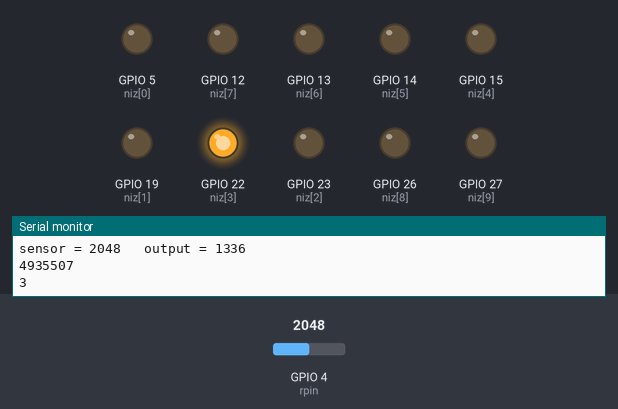
This sketch was run on a simulated ESP32. On the bench: output pins drawn as LEDs (lit = HIGH), the last lines printed to the serial monitor. Inputs (shaded band) come from the test bench; at power-on: GPIO 4 (rpin) = 2048.

Above: at 16.4 s.
16.5 s: GPIO 4 (rpin) set to 1189
26.6 s: GPIO 4 (rpin) set to 1132
At 27.4 s:
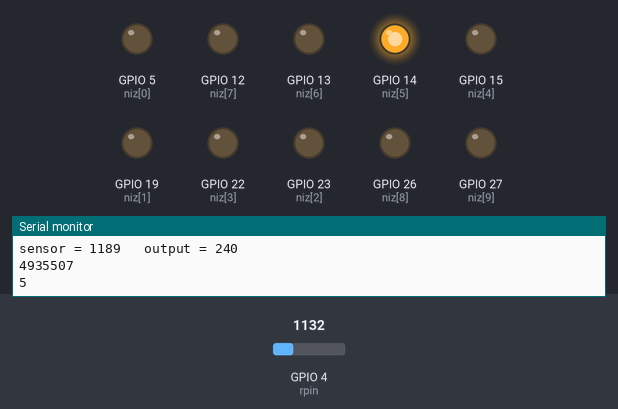
32.6 s: GPIO 4 (rpin) set to 1228
At 33.2 s:
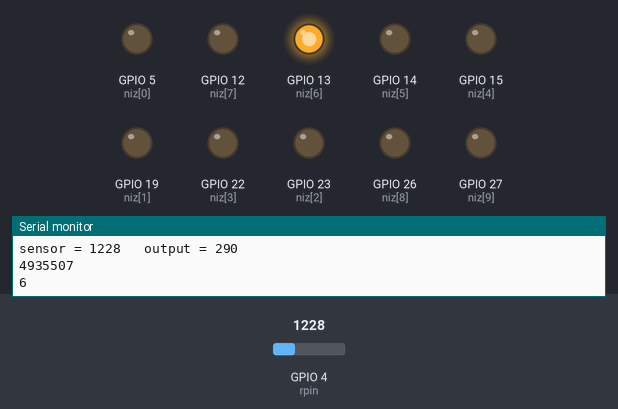
43.4 s: GPIO 4 (rpin) set to 491
At 44.1 s:
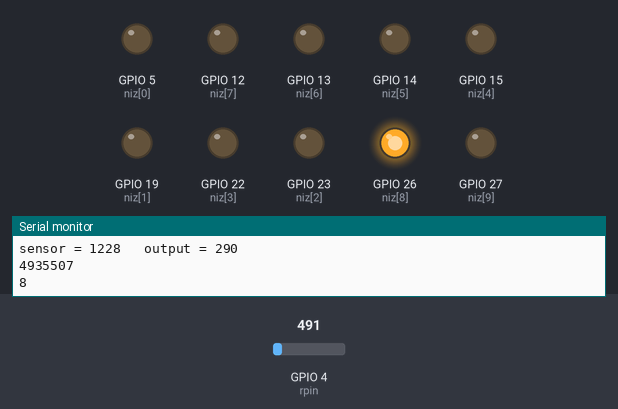
49.4 s: GPIO 4 (rpin) set to 2047
At 56.0 s:
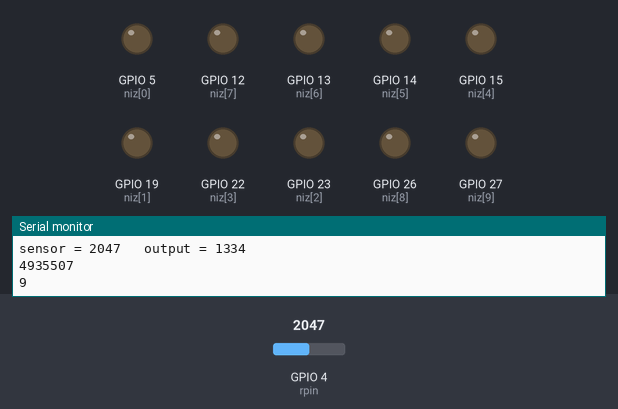
Timing chart, 0 to 57.5 s (numbered marks = the images above; inputs shaded):
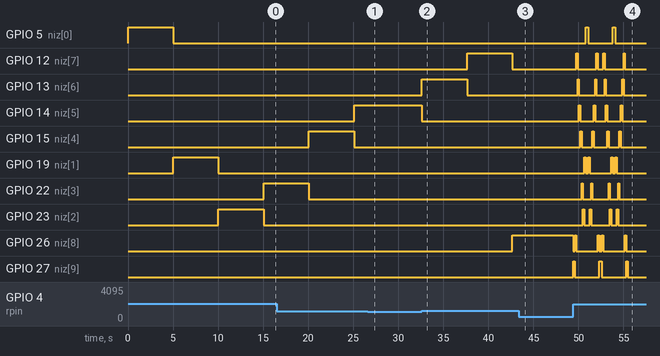

The sketch:

kos.ino
```cpp
const int rpin = 4;  // Analog input pin that the potentiometer is attached to
int br=-1;
int sensorValue = 0;        // value read from the pot
int outputValue = 0;        // value output to the PWM (analog out)
int niz[10]={5,19,23,22,15,14,13,12,26,27};

void setup() {
  // initialize serial communications at 9600 bps:
  Serial.begin(9600);
  for(int x=0;x<10;x++)
    pinMode(niz[x],OUTPUT);
}

void loop() {
  // read the analog in value:
  sensorValue = analogRead(rpin);
  // map it to the range of the analog out:
  outputValue = map(sensorValue, 1000, 1200, 0, 255);
  // change the analog out value:

  // print the results to the serial monitor:
 Serial.print("sensor = ");
  Serial.print(sensorValue);
  Serial.print("\t output = ");
  Serial.println(outputValue);

  // wait 2 milliseconds before the next loop
  // for the analog-to-digital converter to settle
  // after the last reading:
  if(outputValue>200)
  {
    br++;
    digitalWrite(niz[br-1],LOW);
    digitalWrite(niz[br],HIGH);
    Serial.println('KOS');
    Serial.println(br);
    if(br==9)
    {
      for(int y=0;y<2;y++)
      {
        for(int x=9;x>=0;x--)
        {
            digitalWrite(niz[x+1],LOW);
            digitalWrite(niz[x],HIGH);
            delay(150);
        }
         for(int x=0;x<10;x++)
        {
            digitalWrite(niz[x-1],LOW);
            digitalWrite(niz[x],HIGH);
            delay(150);
        }
      }

        digitalWrite(niz[9],LOW);
        br=-1;
    }
    delay(5000);
  }
  delay(20);

}
```

Measured:
- the behaviour switches between 1158 and 1157 on GPIO 4 (rpin) (found by bisection; images 0 and 1)
- after the input at 26.6 s, GPIO 13 (niz[6]): stays LOW (without the input it goes to HIGH after 3.5 s); GPIO 14 (niz[5]): stays HIGH (without the input it goes to LOW after 3.5 s)
- after the input at 32.6 s, GPIO 12 (niz[7]): LOW → HIGH after 5.1 s, → LOW 5.0 s later; GPIO 13 (niz[6]): LOW → HIGH at once, → LOW 5.0 s later; GPIO 14 (niz[5]): HIGH → LOW at once; GPIO 26 (niz[8]): LOW → HIGH after 10.1 s
- after the input at 43.4 s, GPIO 5 (niz[0]): stays LOW (without the input it goes to HIGH after 5.6 s); GPIO 12 (niz[7]): stays LOW (without the input it goes to HIGH after 4.6 s)
- after the input at 49.4 s, GPIO 5 (niz[0]): alternates HIGH for 0.30 s and LOW for 2.7 s, starting after 1.4 s; GPIO 12 (niz[7]): LOW → HIGH after 0.35 s, → LOW 0.15 s later, → HIGH 2.1 s later, → LOW 0.15 s later, … (8 changes in this stretch)
